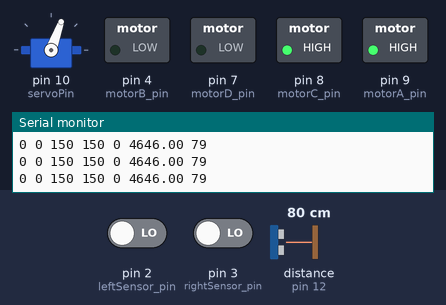
A sketch run on a simulated Arduino Uno, built with avr-gcc and run on an emulated ATmega328P. Parts: servo, switched loads named in the sketch (green lamp = pin HIGH), the last lines printed to the serial monitor. Wiring (inferred from the names in the program): ultrasonic range finder: trigger pin 11; echo pin 12. Inputs (shaded band) come from the test bench; at power-on: distance to the obstacle (sensor on pin 12) 80 cm, pin 2 (leftSensor_pin) LOW, pin 3 (rightSensor_pin) LOW. The echo pulse lasts 58.3 µs per cm; pins used as bus, display or sensor lines are not drawn.

Above: at 1.4 s.
1.5 s: distance to the obstacle (sensor on pin 12) set to 19 cm
4.5 s: distance to the obstacle (sensor on pin 12) set to 14 cm
At 5.9 s:
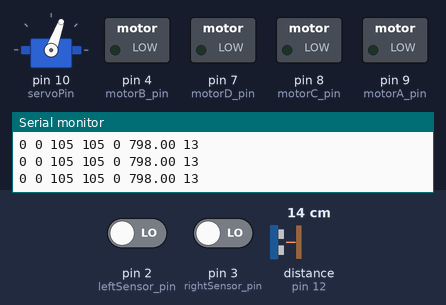
7.5 s: distance to the obstacle (sensor on pin 12) set to 2 cm
At 8.7 s:
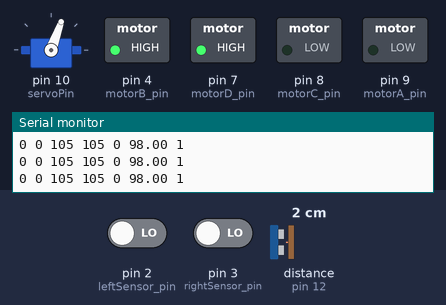
12.0 s: distance to the obstacle (sensor on pin 12) set to 9 cm
13.5 s: distance to the obstacle (sensor on pin 12) set to 12 cm
At 14.4 s:
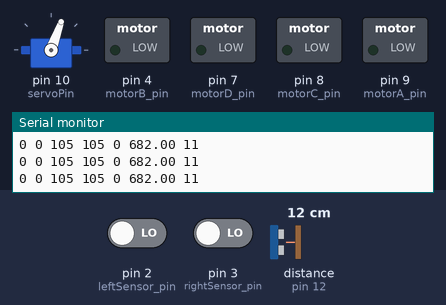
Timing chart, 0 to 16.0 s (numbered marks = the images above; inputs shaded):
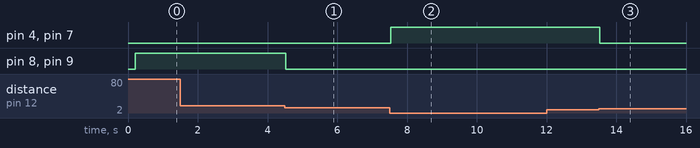

The sketch:

calibrate-sensor.ino
```cpp
#include <Servo.h>
Servo servo;

//Ultrasound sensor
#define trig_pin 11
#define echo_pin 12

//Motors
#define motorA_pin 9
#define motorB_pin 4
#define motorC_pin 8
#define motorD_pin 7
#define powerLeft_pin 5
#define powerRight_pin 6

//Speed IR Sensors
#define leftSensor_pin 2
#define rightSensor_pin 3

//Servo Motor
#define servoPin 10

//Variables
int powerMax = 130;
int powerLow = 70;
int steps = 50;
int leftSteps = 0;
int rightSteps = 0;
float numberOfMeasurements = 5.;
int rampAdjust = 2;


int avgPower = 150;

//Delays
int stopDelay = 1000;
int reverseDelay = 500;
int measureDelay = 100;
int slightTurnDelay = 200;
int halfTurnDelay = 400;
int fullTurnDelay = 500;
int servoDelay = 200;

//Distances
float crashDistance = 10.;
float sideDistance = 20.;
float stopDistance = 15.;

void setup() {
  Serial.begin(9600);
  // put your setup code here, to run once:
  pinMode(trig_pin, OUTPUT);
  pinMode(echo_pin, INPUT);
  pinMode(leftSensor_pin, INPUT);
  pinMode(rightSensor_pin, INPUT);
  pinMode(motorA_pin, OUTPUT);
  pinMode(motorB_pin, OUTPUT);
  pinMode(motorC_pin, OUTPUT);
  pinMode(motorD_pin, OUTPUT);
  pinMode(servoPin, OUTPUT);
  attachInterrupt(0, countLeft, RISING);
  attachInterrupt(1, countRight, RISING);


  servo.attach(servoPin);
  servo.write(70);
  delay(servoDelay);
  servo.detach();

//  rampDown(avgPower);
}

void loop() {

  long d = measureDistance();
  Serial.println(d);

  int reducedPower = avgPower;
  if(d < 20){
    reducedPower = (int)((float)reducedPower * 0.7);
  }

  Serial.print(leftSteps);
  Serial.print(" ");
  Serial.print(rightSteps);
  Serial.print(" ");

  int delta = (rightSteps - leftSteps) * 5;

  int rightPower = reducedPower - delta;
  int leftPower = reducedPower + delta;

  if(rightPower > 255){
    rightPower = 255;
  }
  if(leftPower > 255){
    leftPower = 255;
  }
  if(rightPower < 0){
    rightPower = 0;
  }
  if(leftPower < 0){
    leftPower = 0;
  }

  Serial.print(leftPower);
  Serial.print(" ");
  Serial.print(rightPower);
  Serial.print(" ");

  Serial.print(delta);
  Serial.print(" ");

  if(d > 15){
    forwardLeftRight(leftPower, rightPower);
  }
  else if(d < 10){
    backwards(reducedPower);
  }
  else{
    stopCar();
  }

  delay(10);

//  moveCar(steps);
//  stopCar();
//  delay(stopDelay);
//  measureSurroundings();
}


void moveCar(int steps){
  leftSteps = 0;
  rightSteps = 0;
  rampDown(powerMax);
  while ((leftSteps < steps) and (rightSteps < steps)){
    if (measureDistance() > stopDistance){
      forward(powerMax);
    }
  }

  Serial.print("Left: ");
  Serial.println(leftSteps);
  Serial.print("Right: ");
  Serial.println(rightSteps);

  while (leftSteps < rightSteps){
    if (measureDistance() > stopDistance){
      analogWrite(powerRight_pin, 0);
      analogWrite(powerLeft_pin, powerLow);
    }
  }

  while (rightSteps < leftSteps){
    if (measureDistance() > stopDistance){
      analogWrite(powerLeft_pin, 0);
      analogWrite(powerRight_pin, powerLow);
    }
  }

  Serial.print("Final Left: ");
  Serial.println(leftSteps);
  Serial.print("Final Right: ");
  Serial.println(rightSteps);

  leftSteps = 0;
  rightSteps = 0;
}

void measureSurroundings(){
  servo.attach(servoPin);
  long leftDistance = 0;
  long rightDistance = 0;
  long centreDistance = 0;

  servo.write(0);
  delay(servoDelay);
  for (int x = 0; x < numberOfMeasurements; x++) {
    rightDistance += measureDistance();
    delay(measureDelay);
  }
  rightDistance = rightDistance/(numberOfMeasurements);

  servo.write(70);
  delay(servoDelay);
  for (int x = 0; x < numberOfMeasurements; x++) {
    centreDistance += measureDistance();
    delay(measureDelay);
  }
  centreDistance = centreDistance/(numberOfMeasurements);

  servo.write(160);
  delay(servoDelay);
  for (int x = 0; x < numberOfMeasurements; x++) {
    leftDistance += measureDistance();
    delay(measureDelay);
  }
  leftDistance = leftDistance/(numberOfMeasurements);
  servo.write(70);

  delay(measureDelay);
  delay(servoDelay);
  servo.detach();

  Serial.print("Left Dist: ");
  Serial.println(leftDistance);
  Serial.print("Centre Dist: ");
  Serial.println(centreDistance);
  Serial.print("Right Dist: ");
  Serial.println(rightDistance);

  if (centreDistance < crashDistance){
    if ((leftDistance > crashDistance) or (rightDistance > crashDistance)){
      if (leftDistance > rightDistance){
        Serial.println("Turn Left");
        turnLeft(powerMax); //turn left
        delay(fullTurnDelay);
        stopCar();
        delay(stopDelay);
      } else {
        Serial.println("Turn Right");
        turnRight(powerMax); //turn right
        delay(fullTurnDelay);
        stopCar();
        delay(stopDelay);
      }
    } else{
      Serial.println("U turn");
      turnLeft(powerMax); //U turn
      delay(fullTurnDelay);
      stopCar();
      delay(stopDelay);
      turnLeft(powerMax);
      delay(fullTurnDelay);
      stopCar();
      delay(stopDelay);
    }
  }

  else if ((leftDistance < sideDistance) and (rightDistance > sideDistance)){
    if (leftDistance < crashDistance){
      Serial.println("Reverse and Right");
      backwards(powerMax); //reverse and right
      delay(reverseDelay);
      stopCar();
      delay(stopDelay);
      turnRight(powerMax);
      delay(halfTurnDelay);
      stopCar();
      delay(stopDelay);
    }
    else{
      Serial.println("Slight Right");
      turnRight(powerMax); //slight right
      delay(slightTurnDelay);
      stopCar();
      delay(stopDelay);
    }
  }

  else if ((rightDistance < sideDistance) and (leftDistance > sideDistance)){
    if (rightDistance < crashDistance){
      Serial.println("Reverse and Left");
      backwards(powerMax); //reverse and left
      delay(reverseDelay);
      stopCar();
      delay(stopDelay);
      turnLeft(powerMax);
      delay(halfTurnDelay);
      stopCar();
      delay(stopDelay);
    }
    else{
      Serial.println("Slight Left");
      turnLeft(powerMax); //slight left
      delay(slightTurnDelay);
      stopCar();
      delay(stopDelay);
    }
  }
}

float measureDistance(){
  float timeOfFlight, distanceCm;
  float c_s = 0.0343; //Speed of sound in cm/microseconds
  sendSoundPulse(); //Module sends out 8 pulses, and sets echo_pin to high. When echo is detected, echo_pin is set back to low
  timeOfFlight = pulseIn(echo_pin, HIGH); //Duration that echo_pin is high in microseconds.
  Serial.print(timeOfFlight);
  Serial.print(" ");
  distanceCm = timeOfFlight * c_s / 2.;
//  Serial.println(distanceCm);
  return distanceCm;
}

void sendSoundPulse(){
  digitalWrite(trig_pin, LOW);
  delayMicroseconds(2);
  digitalWrite(trig_pin, HIGH);
  delayMicroseconds(10);
  digitalWrite(trig_pin, LOW);
  //The first of the 8 echos reflect off a distant object, and is detected at the echo pin, after which the pin is set to low.
}

void forwardLeftRight(int powerLeft, int powerRight){
  digitalWrite(motorA_pin, HIGH);
  digitalWrite(motorB_pin, LOW);
  digitalWrite(motorC_pin, HIGH);
  digitalWrite(motorD_pin, LOW);
  analogWrite(powerLeft_pin, powerLeft);
  analogWrite(powerRight_pin, powerRight);
}

void forward(int power){
  digitalWrite(motorA_pin, HIGH);
  digitalWrite(motorB_pin, LOW);
  digitalWrite(motorC_pin, HIGH);
  digitalWrite(motorD_pin, LOW);
  analogWrite(powerLeft_pin, power);
  analogWrite(powerRight_pin, power);
}

void backwards(int power){
  digitalWrite(motorA_pin, LOW);
  digitalWrite(motorB_pin, HIGH);
  digitalWrite(motorC_pin, LOW);
  digitalWrite(motorD_pin, HIGH);
  analogWrite(powerLeft_pin, power);
  analogWrite(powerRight_pin, power);
}

void turnRight(int power){
  digitalWrite(motorA_pin, HIGH);
  digitalWrite(motorB_pin, LOW);
  digitalWrite(motorC_pin, LOW);
  digitalWrite(motorD_pin, HIGH);
  analogWrite(powerLeft_pin, power);
  analogWrite(powerRight_pin, power);
}

void turnLeft(int power){
  digitalWrite(motorA_pin, LOW);
  digitalWrite(motorB_pin, HIGH);
  digitalWrite(motorC_pin, HIGH);
  digitalWrite(motorD_pin, LOW);
  analogWrite(powerLeft_pin, power);
  analogWrite(powerRight_pin, power);
}

void stopCar(){
  digitalWrite(motorA_pin, LOW);
  digitalWrite(motorB_pin, LOW);
  digitalWrite(motorC_pin, LOW);
  digitalWrite(motorD_pin, LOW);
  analogWrite(powerLeft_pin, 0);
  analogWrite(powerRight_pin, 0);
}

void countLeft(){
  static unsigned long prev = 0;
  unsigned long cur = millis();
  if(cur - prev > 20){
    leftSteps++;
    prev = cur;
  }
}

void countRight(){
  static unsigned long prev = 0;
  unsigned long cur = millis();
  if(cur - prev > 20){
    rightSteps++;
    prev = cur;
  }}

void rampDown(int power){
  int rampPower = 255;
  digitalWrite(motorA_pin, HIGH);
  digitalWrite(motorB_pin, LOW);
  digitalWrite(motorC_pin, HIGH);
  digitalWrite(motorD_pin, LOW);
  while (rampPower > power){
    rampPower -= rampAdjust;
    analogWrite(powerLeft_pin,rampPower);
    analogWrite(powerRight_pin,rampPower);
  }
}
```

Measured:
- the behaviour switches between 17 and 16 cm on distance to the obstacle (sensor on pin 12) (found by bisection; images 0 and 1)
- the behaviour switches between 10 and 11 cm on distance to the obstacle (sensor on pin 12) (found by bisection; images 2 and 3)
- after the input at 4.5 s, pin 8 (motorC_pin), pin 9 (motorA_pin): HIGH → LOW at once
- after the input at 7.5 s, pin 4 (motorB_pin), pin 7 (motorD_pin): LOW → HIGH at once
- after the input at 13.5 s, pin 4 (motorB_pin), pin 7 (motorD_pin): HIGH → LOW at once
